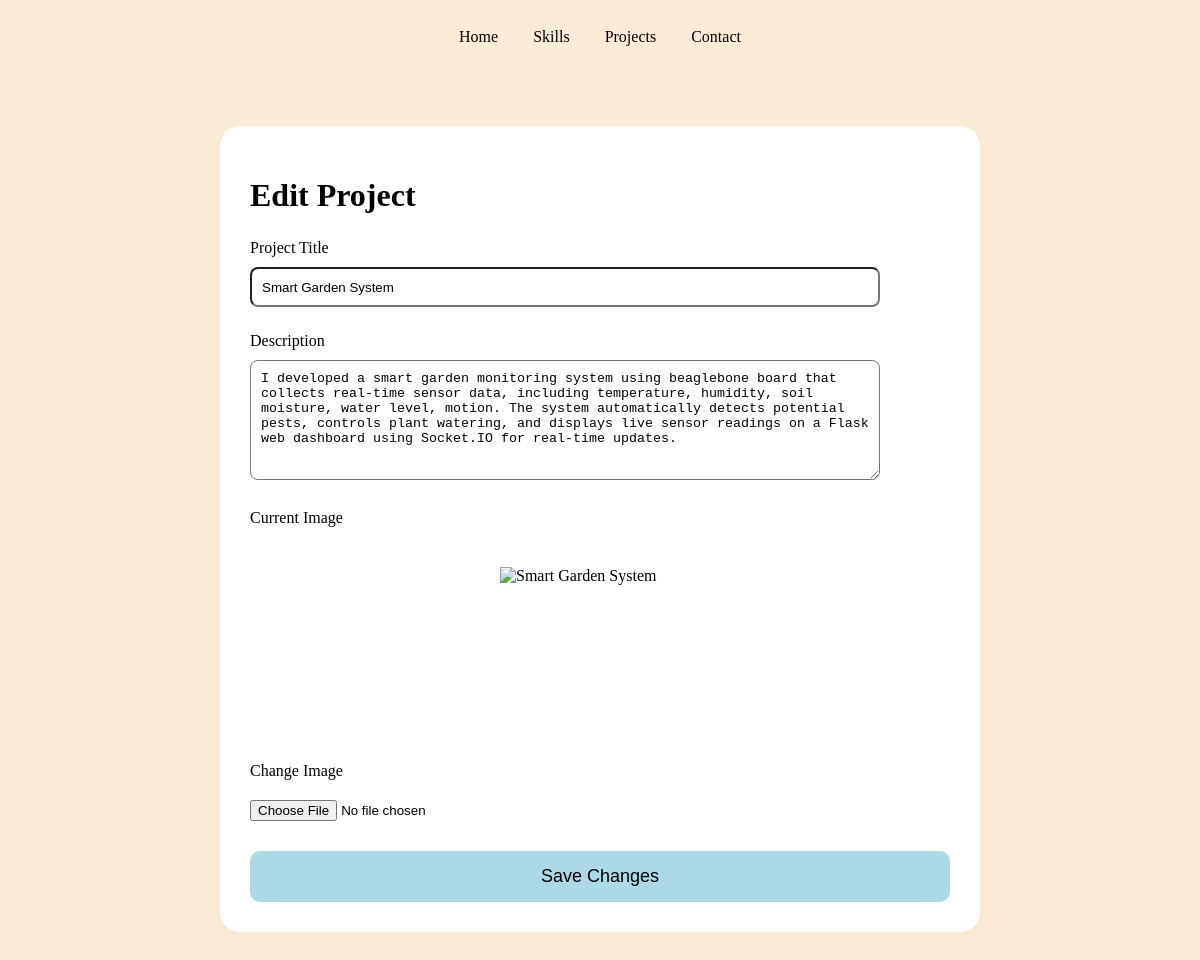
Screenshot of /edit/1 with the database file from the repository.
### tables this page shows
CREATE TABLE "projects" (
	"id"	INTEGER,
	"title"	TEXT NOT NULL,
	"description"	TEXT NOT NULL,
	"image"	BLOB NOT NULL,
	"mimetype"	TEXT,
	PRIMARY KEY("id" AUTOINCREMENT)
);

### app.py (the view, shortened to what this page needs)
@app.route('/edit/<int:id>', methods=['GET', 'POST'])
def edit(id):
    conn = get_db_connection()
    project = conn.execute(
        'SELECT * FROM projects WHERE id = ?',
        (id,)
    ).fetchone()
    conn.close()
    return render_template('EditProject.html',project=project)

### app.py (called while the page is built)
def get_db_connection():
    conn = sqlite3.connect('database.db')
    conn.row_factory = sqlite3.Row
    return conn

### templates/EditProject.html (shortened to what this page needs)
{% extends "Layout.html" %}
{% block content %}
<div class="edit-project-card">
    <h1>Edit Project</h1>
    <form action="{{ url_for('edit', id=project['id']) }}" method="POST" enctype="multipart/form-data">
        <label for="title">Project Title</label>
        <input type="text" id="title" name="title" value="{{ project['title'] }}" required>
        <label for="description">Description</label>
        <textarea id="description" name="description" required>{{ project['description'] }}</textarea>
        <label>Current Image</label>
        <div class="image-card">
             <img src="{{ url_for('image', id=project['id']) }}" class="current-image"  alt="{{ project['title'] }}">
        </div>
        <label for="image">Change Image</label>
        <input type="file" id="image" name="image" accept="image/*">
        <button type="submit">Save Changes</button>
    </form>
</div>
{% endblock %}

### templates/Layout.html (shortened to what this page needs)
<!DOCTYPE html>
<html>
    <head>
        <link rel="stylesheet" href="{{ url_for('static',
        filename='css/style.css') }}">
    </head>
    <body>
        <nav>
            <a href="{{ url_for('Home') }}">Home</a>
            <a href="{{ url_for('Skills') }}">Skills</a>
            <a href="{{ url_for('Projects') }}">Projects</a>
            <a href="{{ url_for('Contact') }}">Contact</a>
        </nav>
        <main>
            {% block content %}{% endblock %}
        </main>
    </body>
</html>

### static/css/style.css (style rules this page uses)
nav { display:flex; justify-content:center; gap:35px; padding:20px; margin-bottom:10px; font-family:'Verdana'; }
nav a { color:black; text-decoration:none; }
body { background-color: antiquewhite; }
.edit-project-card { width:700px; margin:60px auto; padding:30px; background-color:white; border-radius:20px; }
.edit-project-card label { display:block; margin-top:25px; margin-bottom:10px; }
.edit-project-card input[type="text"] { width:90%; height:40px; padding:10px; box-sizing:border-box; border-radius: 8px; }
.edit-project-card textarea { width:90%; height:120px; padding:10px; box-sizing:border-box; border-radius: 8px; }
.edit-project-card input[type="file"] { margin-top:10px; }
.image-card { width: 400px; margin:20px auto; padding:20px; border-radius:15px; }
.current-image { width:200px; height:150px; object-fit:contain; display:block; margin:auto; }
.edit-project-card button { width:100%; padding:15px; margin-top:30px; border:none; border-radius:10px; background-color:lightblue; cursor:pointer; font-size:18px; }

### rows the page displays
projects: title "Smart Garden System", description "I developed a smart garden monitoring system using beaglebone board that collects real-time sensor data, including temperature, humidity, soil moisture, water level, motion. The system automatically detects potential pests, controls plant watering, and displays live sensor readings on a Flask web dashboard using Socket.IO for real-time updates."
